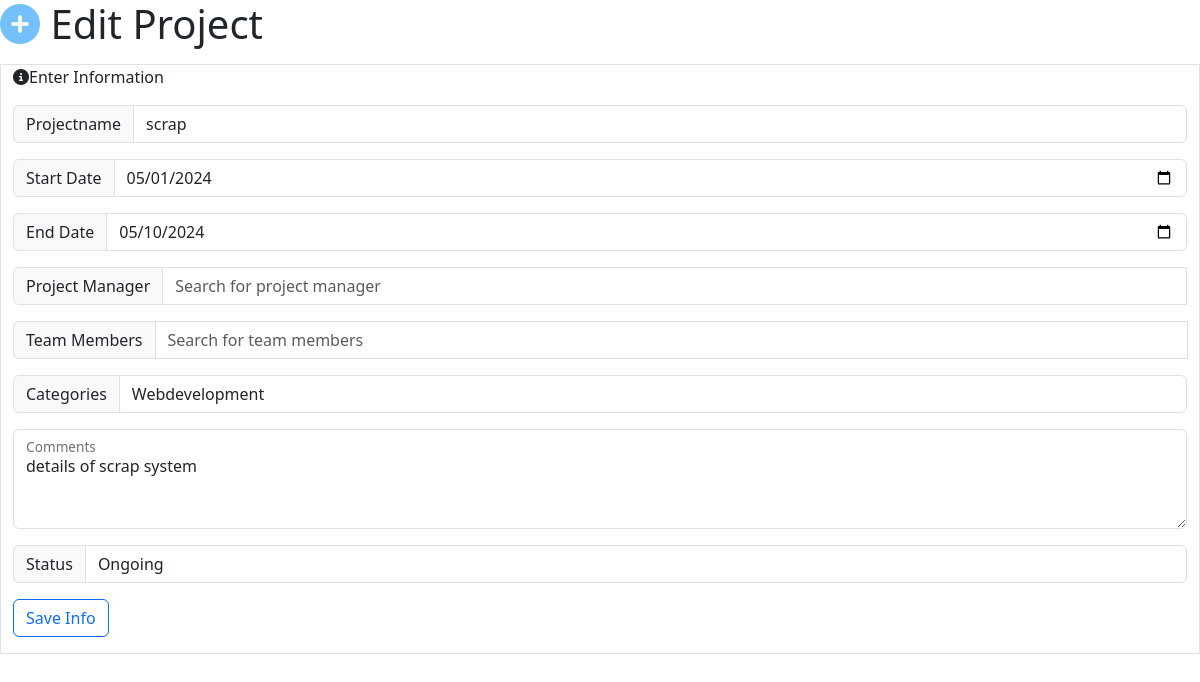
/edit_project/4/, run on the app's committed database.
### pms/models.py (models this page shows, shortened)
class create_project(models.Model):
    projectname = models.CharField(max_length=255)
    start_date = models.DateField()
    end_date = models.DateField()
    project_manager = models.ForeignKey(create_team_member, on_delete=models.SET_NULL, null=True, related_name='managed_projects')
    team_members = models.ManyToManyField(create_team_member, related_name='projects')
    categories = models.CharField(max_length=50)
    categories = models.CharField(max_length=50)
    comments = models.TextField()
    status = models.CharField(max_length=50, choices=[
        ('pending', 'Pending'),
        ('ongoing', 'Ongoing'),
        ('completed', 'Completed')
    ])
    created_at = models.DateTimeField(auto_now_add=True)
    updated_at = models.DateTimeField(auto_now=True)

### pms/views.py (the view, shortened to what this page needs)
# urls.py: path('edit_project/<int:item_id>/',edit_project,name="edit_project"),
def edit_project(request, item_id):
    item = get_object_or_404(create_project, id=item_id)
    return render(request, 'createproject.html', {'item': item})

### templates/createproject.html (shortened to what this page needs)
{% load static %}
<!DOCTYPE html>
<html lang="en">
<head>
    <link rel="stylesheet" href="https://cdnjs.cloudflare.com/ajax/libs/font-awesome/6.5.2/css/all.min.css">
    <link href="https://cdn.jsdelivr.net/npm/bootstrap@5.3.3/dist/css/bootstrap.min.css" rel="stylesheet">
</head>
<body>
    <p class="display-6"><i class="fa-solid fa-circle-plus" style="color: #74C0FC;"></i> {% if item %}Edit Project{% else %}Create Project{% endif %}</p>
    <div class="container-fluid border">
        <p class="display-7"><i class="fa-solid fa-circle-info"></i>Enter Information</p>
        <form method="POST" action=".">{% csrf_token %}
            <div class="input-group mb-3">
                <span class="input-group-text" id="basic-addon1">Projectname</span>
                <input type="text" class="form-control" placeholder="Name" name="projectname" value="{% if item %}{{ item.projectname }}{% endif %}" required>
            </div>
            <div class="input-group mb-3">
                <span class="input-group-text" id="basic-addon1">Start Date</span>
                <input type="date" class="form-control" name="start_date" value="{% if item %}{{ item.start_date|date:'Y-m-d' }}{% endif %}" required>
            </div>
            <div class="input-group mb-3">
                <span class="input-group-text" id="basic-addon1">End Date</span>
                <input type="date" class="form-control" name="end_date" value="{% if item %}{{ item.end_date|date:'Y-m-d' }}{% endif %}" required>
            </div>
            <div class="input-group mb-3">
                <span class="input-group-text" id="basic-addon1">Project Manager</span>
                <input type="text" class="form-control" id="projectmanager_search" placeholder="Search for project manager" value="{% if item and item.projectmanager %}{{ item.projectmanager.name }}{% endif %}">
            </div>
            <div class="input-group mb-3">
                <span class="input-group-text" id="basic-addon1">Team Members</span>
                <input type="text" class="form-control" id="teammember_search" placeholder="Search for team members">
            </div>
            <div class="input-group mb-3">
                <span class="input-group-text" id="basic-addon1">Categories</span>
                <select name="categories" class="form-control" required>
                    <option value="Webdevelopment" {% if item and item.categories == 'Webdevelopment' %}selected{% endif %}>Webdevelopment</option>
                </select>
            </div>
            <div class="input-group mb-3">
                <div class="form-floating">
                    <textarea class="form-control" placeholder="Leave a comment here" name="comments" id="floatingTextarea2" style="height: 100px" required>{% if item %}{{ item.comments }}{% endif %}</textarea>
                    <label for="floatingTextarea2">Comments</label>
                </div>
            </div>
            <div class="input-group mb-3">
                <span class="input-group-text" id="basic-addon1">Status</span>
                <select name="status" class="form-control" required>
                    <option value="ongoing" {% if item and item.status == 'ongoing' %}selected{% endif %}>Ongoing</option>
                </select>
            </div>
            <div class="input-group mb-3">
                <button type="submit" class="btn btn-outline-primary">Save Info</button>
            </div>
        </form>
    </div>
</body>
</html>

### data on the page
create_project: projectname "scrap", start_date "05/01/2024", end_date "05/10/2024", categories "Webdevelopment", comments "details of scrap system", status "Ongoing"
